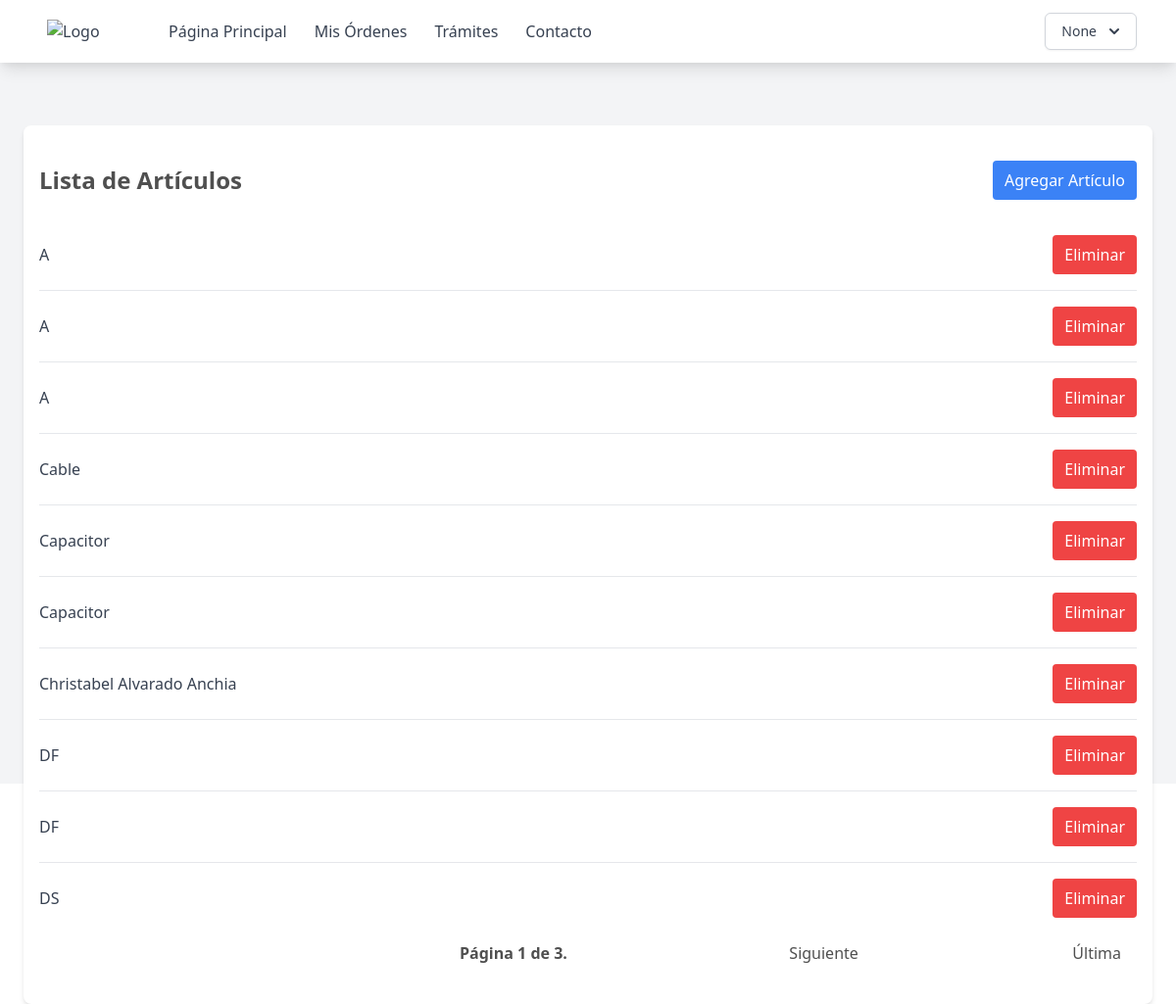
The app's page /articulos (signed in), older data.
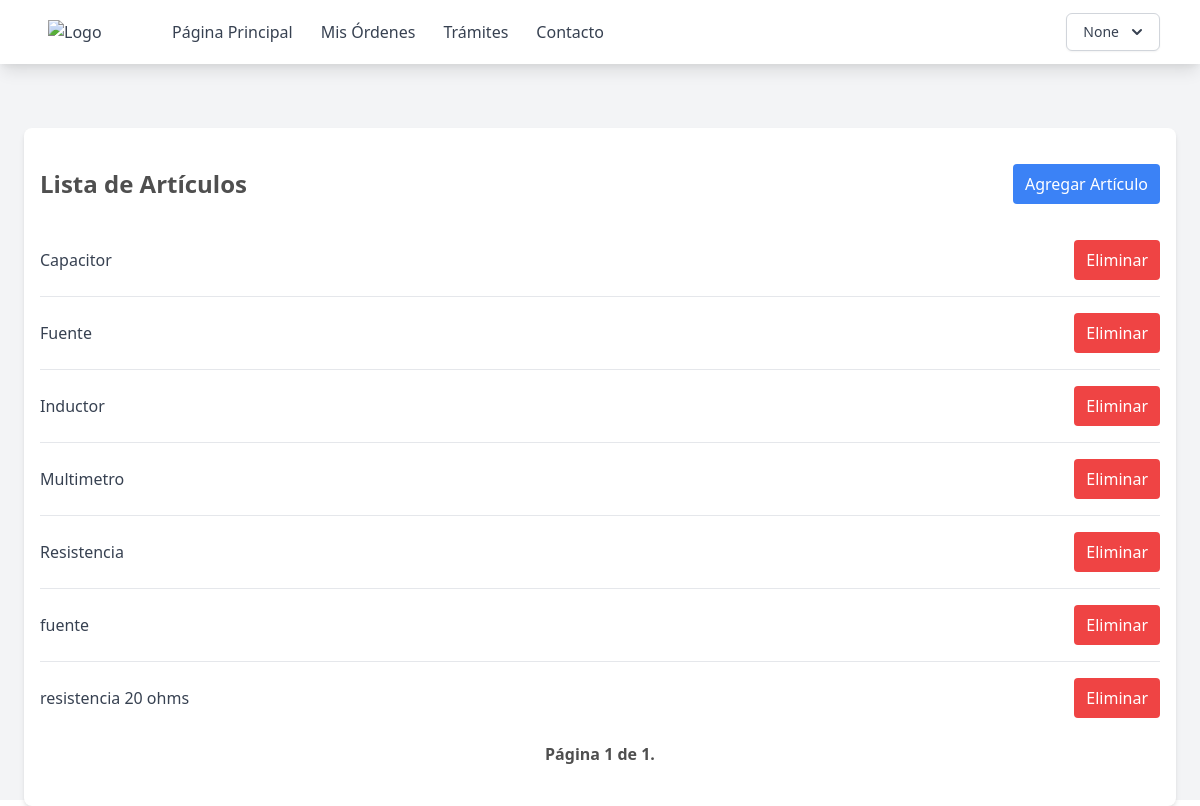
The same page, newer data.
### supply_room/models.py (models this page shows, shortened)
class Item(models.Model):
    name = models.CharField(max_length=200)

### supply_room/views.py (the view)
# urls.py: path('articulos', ItemList.as_view(template_name='page/articulos.html'), name='articulos'),
class ItemList(ListView):
	model = Item
	paginate_by = 10
	def get_queryset(self, *args, **kwargs):
		qs = super(ItemList, self).get_queryset(*args, **kwargs)
		qs = qs.order_by('name')
		return qs

### templates/page/articulos.html (shortened to what this page needs)
{% extends "base.html" %} {% block content %}
<div class="max-w-6xl mx-auto px-4 py-8 bg-white rounded-lg shadow-md mt-16">
    <div class="flex justify-between items-center mb-4">
        <h2 class="text-2xl font-bold py-2">Lista de Artículos</h2>
        <a href="{% url 'crear-articulo' %}" class="py-2 px-3 bg-blue-500 text-white rounded hover:bg-blue-400">Agregar Artículo</a>
    </div>
    <ul class="divide-y divide-gray-200">
        {% for object in object_list %}
        <li class="py-4">
            <div class="flex justify-between items-center">
                <span class="text-gray-700">{{ object.name }}</span>
                <form method="post" action="{% url 'eliminar-articulo' object.id %}" class="inline">
                    <button type="submit" class="py-2 px-3 bg-red-500 text-white rounded hover:bg-red-400">Eliminar</button>
                </form>
            </div>
        </li>
        {% empty %}
        <li class="py-4 text-center text-gray-500">No objects yet.</li>
        {% endfor %}
    </ul>
    <div class="pagination ">
    <div class="step-links flex w-full justify-between items-center p-2">
        <span class="current font-bold mx-4">
            Página {{ page_obj.number }} de {{ page_obj.paginator.num_pages }}.
        </span>
        {% if page_obj.has_next %}
        <a href="?page={{ page_obj.next_page_number }}" class="mx-2">Siguiente</a>
        <a href="?page={{ page_obj.paginator.num_pages }}" class="mx-2">Última</a>
        {% else %}
        <div></div>
        <div></div>
        {% endif %}
    </div>
</div>
</div>
{% endblock %}

Row changes from the older to the newer data that the page shows:
removed Item: name "A"
removed Item: name "A"
removed Item: name "A"
removed Item: name "Cable"
removed Item: name "Capacitor"
removed Item: name "Christabel Alvarado Anchia"
removed Item: name "DF"
removed Item: name "DF"
removed Item: name "DS"
now on this page (row unchanged): Item: name "Fuente"
now on this page (row unchanged): Item: name "Inductor"
now on this page (row unchanged): Item: name "Multimetro"
now on this page (row unchanged): Item: name "Resistencia"
now on this page (row unchanged): Item: name "fuente"
now on this page (row unchanged): Item: name "resistencia 20 ohms"
Text that changed along with them:
{{ page_obj.paginator.num_pages }}: "3" → "1"
text no longer shown: "Siguiente Última"
